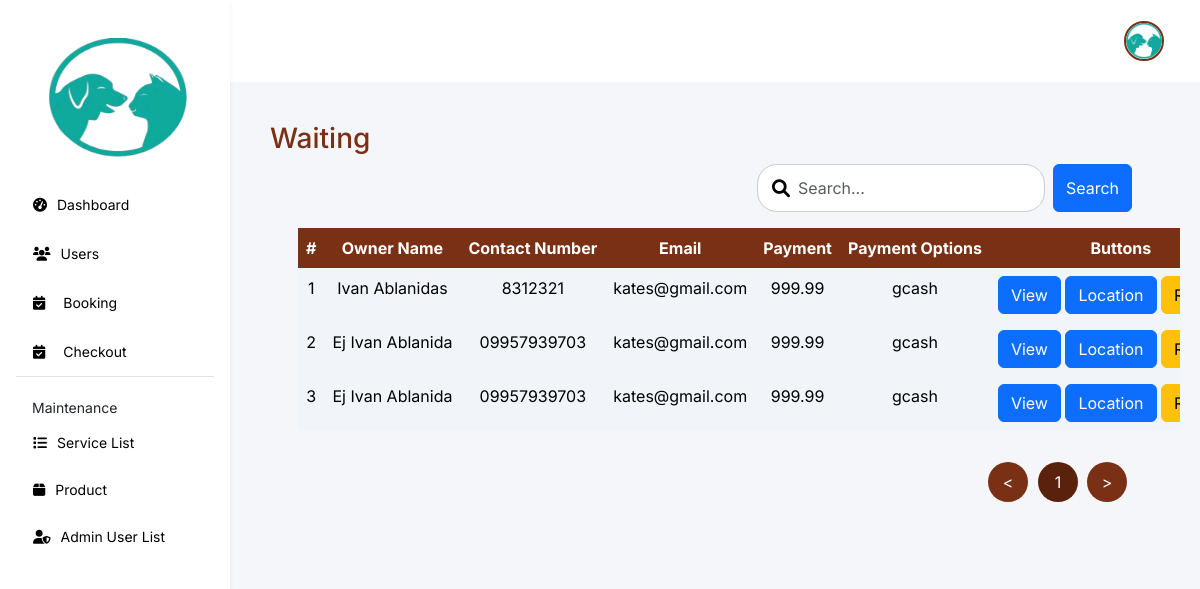
Screenshot of /features/admin/web/api/app-waiting.php (signed in) with the database file from the repository.
### tables this page shows
CREATE TABLE `appointment` (
  `id` int(11) NOT NULL,
  `status` enum('pending','waiting','on-going','finish','cancel') NOT NULL DEFAULT 'pending',
  `owner_name` varchar(255) NOT NULL,
  `contact_num` varchar(20) NOT NULL,
  `email` varchar(255) NOT NULL,
  `barangay` varchar(255) DEFAULT NULL,
  `pet_type` varchar(50) NOT NULL,
  `breed` varchar(100) DEFAULT NULL,
  `age` int(11) DEFAULT NULL,
  `service_category` varchar(50) NOT NULL,
  `service` varchar(255) NOT NULL,
  `payment_option` varchar(50) DEFAULT NULL,
  `payment` decimal(10,2) NOT NULL,
  `appointment_time` time NOT NULL,
  `appointment_date` date NOT NULL,
  `created_at` timestamp NOT NULL DEFAULT current_timestamp(),
  `latitude` decimal(10,8) DEFAULT NULL,
  `longitude` decimal(11,8) DEFAULT NULL,
  `add_info` varchar(255) NOT NULL,
  `gcash_image` varchar(255) DEFAULT NULL,
  `gcash_reference` varchar(255) DEFAULT NULL
);

### features/admin/web/api/app-waiting.php (the view, shortened to what this page needs)
<?php
    require '../../../../db.php';
    $search = isset($_GET['search']) ? $_GET['search'] : '';
    $page = isset($_GET['page']) ? (int)$_GET['page'] : 1;
    $limit = 10;
    $offset = ($page - 1) * $limit;
    $sql = "SELECT * FROM appointment WHERE status = 'waiting'";
    $sql .= " LIMIT $limit OFFSET $offset";
    $result = $conn->query($sql);
    $countSql = "SELECT COUNT(*) as total FROM appointment WHERE status = 'waiting'";
    $totalResult = $conn->query($countSql);
    $totalRow = $totalResult->fetch_assoc();
    $totalPages = ceil($totalRow['total'] / $limit);
?>
<!DOCTYPE html>
<html lang="en">
<head>
    <link rel="stylesheet" href="https://cdnjs.cloudflare.com/ajax/libs/font-awesome/6.0.0-beta3/css/all.min.css">
    <link href="https://cdn.jsdelivr.net/npm/bootstrap@5.3.3/dist/css/bootstrap.min.css" rel="stylesheet">
    <link rel="stylesheet" href="../../css/app-req.css">
    <link rel="stylesheet" href="https://cdnjs.cloudflare.com/ajax/libs/sweetalert/1.1.3/sweetalert.min.css">
</head>
<body>
    <div class="navbar flex-column bg-white shadow-sm p-3 collapse d-md-flex" id="navbar">
        <div class="navbar-links">
            <a class="navbar-brand d-none d-md-block logo-container" href="#">
                <img src="../../../../assets/img/logo.png" alt="Logo">
            </a>
            <a href="admin.php">
                <i class="fa-solid fa-tachometer-alt"></i>
                <span>Dashboard</span>
            </a>
            <a href="users.php">
                <i class="fa-solid fa-users"></i>
                <span>Users</span>
            </a>
            <div class="dropdown">
                <a href="#" class="d-flex align-items-center" id="checkoutDropdowns" data-bs-toggle="dropdown" aria-expanded="false">
                    <i class="fa-solid fa-calendar-check"></i>
                    <span class="ms-2">Booking</span>
                </a>
            </div>
            <div class="dropdown">
                <a href="#" class="d-flex align-items-center" id="checkoutDropdown" data-bs-toggle="dropdown" aria-expanded="false">
                    <i class="fa-solid fa-calendar-check"></i>
                    <span class="ms-2">Checkout</span>
                </a>
            </div>
            <div class="maintenance">
                <p class="maintenance-text">Maintenance</p>
                <a href="service-list.php">
                    <i class="fa-solid fa-list"></i>
                    <span>Service List</span>
                </a>
                <a href="product.php">
                    <i class="fa-solid fa-box"></i>
                    <span>Product</span>
                </a>
                <a href="admin-user.php">
                    <i class="fa-solid fa-user-shield"></i>
                    <span>Admin User List</span>
                </a>
            </div>
        </div>
    </div>
    <div class="content flex-grow-1">
        <div class="header">
            <div class="profile-admin">
                <div class="dropdown">
                    <button class="" type="button" data-bs-toggle="dropdown" aria-expanded="false">
                        <img src="../../../../assets/img/vet logo.png"
                            style="width: 40px; height: 40px; object-fit: cover;">
                    </button>
                </div>
            </div>
        </div>
        <div class="app-req">
            <h3>Waiting</h3>
            <div class="walk-in px-lg-5">
                <div class="mb-3 x d-flex">
                <div class="search w-100 d-flex justify-content-end">
                    <form method="GET" action="">
                        <div class="search-bars d-flex justify-content-end">
                            <i class="fa fa-search"></i>
                            <div class="d-flex gap-2">
                                <input type="text" class="form-control" placeholder="Search..." id="search-input" name="search" value="<?php echo isset($_GET['search']) ? $_GET['search'] : ''; ?>">
                                <button class="btn btn-primary" type="submit">Search</button>
                            </div>
                        </div>
                    </form>
                    </div>
                </div>
            </div>
            <div class="table-wrapper px-lg-5">
            <table class="table table-hover table-remove-borders">
                    <thead class="thead-light">
                        <tr>
                            <th>#</th>
                            <th>Owner Name</th>
                            <th>Contact Number</th>
                            <th>Email</th>
                            <th>Payment</th>
                            <th>Payment Options</th>
                            <th>Buttons</th>
                        </tr>
                    </thead>
                    <tbody>
                        <?php
                        if ($result->num_rows > 0) {
                            $index = 1;
                            while ($row = $result->fetch_assoc()) {
                                echo "<tr>";
                                echo "<td>{$index}</td>";
                                echo "<td>{$row['owner_name']}</td>";
                                echo "<td>{$row['contact_num']}</td>";
                                echo "<td>{$row['email']}</td>";
                                echo "<td>{$row['payment']}</td>";
                                echo "<td>{$row['payment_option']}</td>";
                                echo "<td>
                                <button class='btn btn-primary' data-bs-toggle='modal' data-bs-target='#viewModal' onclick='viewAdditionalInfo({$row['id']}, \"{$row['barangay']}\", \"{$row['pet_type']}\", \"{$row['breed']}\", \"{$row['age']}\", \"{$row['service']}\", \"" . date('F j, Y', strtotime($row['appointment_date'])) . "\", \"{$row['add_info']}\")'>View</button>
                                        <button class='btn btn-primary' data-bs-toggle='modal' data-bs-target='#locationModal' onclick='showMap({$row['latitude']}, {$row['longitude']})'>Location</button>
                                        <button class='btn btn-warning' data-bs-toggle='modal' data-bs-target='#gcashModal' onclick='showGcashImage(\"" . addslashes($row['gcash_image']) . "\")'>Receipt</button>
                                    </td>";
                                echo "</tr>";
                                $index++;
                            }
                        } else {
                            echo "<tr><td colspan='14' class='text-center'>No pending appointments found</td></tr>";
                        }
                        ?>
                    </tbody>
                </table>
            </div>
            <ul class="pagination justify-content-end mt-3 px-lg-5" id="paginationControls">
                <li class="page-item prev <?php echo ($page <= 1) ? 'disabled' : ''; ?>">
                    <a class="page-link" href="?page=<?php echo $page - 1; ?>&search=<?php echo urlencode($search); ?>" data-page="prev">&lt;</a>
                </li>
                <ul class="pagination" id="pageNumbers">
                    <?php
                    for ($i = 1; $i <= $totalPages; $i++) {
                        echo "<li class='page-item " . ($i == $page ? 'active' : '') . "'>
                                <a class='page-link' href='?page=$i&search=" . urlencode($search) . "'>$i</a>
                            </li>";
                    }
                    ?>
                </ul>
                <li class="page-item next <?php echo ($page >= $totalPages) ? 'disabled' : ''; ?>">
                    <a class="page-link" href="?page=<?php echo $page + 1; ?>&search=<?php echo urlencode($search); ?>" data-page="next">&gt;</a>
                </li>
            </ul>
        </div>
    </div>
</body>
</html>

### features/admin/css/app-req.css (style rules this page uses)
* { font-family: "Inter", sans-serif; font-optical-sizing: auto; font-style: normal; margin: 0; }
body { margin: 0; padding: 0; display: flex; }
.navbar { height: 100vh; background-color: #FFFFFF; display: flex; flex-direction: column; align-items: start; padding: 20px; box-shadow: 2px 0 5px rgba(0, 0, 0, 0.1); min-width: 230px; }
.navbar a { color: #000; padding: 12px 15px; text-decoration: none; width: 100%; display: flex; align-items: center; gap: 10px; font-size: 14px !important; margin: 2px; }
.navbar-brand { padding: 0 !important; }
.navbar-brand img { display: block; justify-content: center; align-items: center; width: 70%; height: 15vh; margin: 20px 0 20px 30px; }
.navbar-links { display: flex; flex-direction: column; width: 100%; }
.content { flex-grow: 1; background-color: #F5F6FA; overflow-x: auto; }
.header { display: flex; align-items: center; padding: 20px; justify-content: space-between; background-color: #FFFFFF !important; }
.header button { margin-right: 10px; }
.profile-admin { display: flex; align-items: center; margin-left: auto; gap: 5px; }
.profile-admin img { width: 40px; height: 40px; border-radius: 50%; margin-right: 10px; border: 2px solid #7A3015; }
.profile-admin button { background-color: transparent; border: none; font-size: 20px; display: flex; margin: auto; }
.maintenance { border-top: 1px solid #e4e0e0; }
.maintenance p { margin: 0; font-size: 14px; padding-left: 16px; margin-top: 20px; }
.app-req { padding: 10px 20px; overflow-x: auto; }
.app-req h3 { padding: 30px 0 0 20px !important; color: #7A3015; }
.table-remove-borders th, .table-remove-borders td { border: none !important; white-space: nowrap; text-align: center; }
.table-remove-borders th { background-color: #7A3015; color: #fff; }
.table-remove-borders td { background-color: #F1F5F9 !important; }
.table-wrapper { overflow-x: auto; }
.pagination { display: flex !important; justify-content: center; }
.pagination .page-item { margin: 0 5px; display: flex; }
.pagination .page-link { color: #000; }
.walk-in .search-bars { width: auto; }
.search-bars { flex-grow: 1; display: flex; justify-content: start; align-items: center; position: relative; }
.search-bars input { height: 6vh; font-size: 16px; border: 1px solid #ccc; border-radius: 20px; padding-left: 40px; }
.search-bars i { position: absolute; left: 10px; font-size: 18px; color: #000; padding: 5px; }
.x { display: grid; justify-content: space-between !important; gap: 10px; }
.pagination .page-item .page-link { border-radius: 50%; background-color: #7A3015; color: white; width: 40px; height: 40px; display: flex; justify-content: center; align-items: center; border: none; }
.pagination .page-item.active .page-link { background-color: #5a220d; border-color: #5a220d; }
.dropdown button { align-items: center; }

### rows the page displays
appointment: owner_name "Ivan Ablanidas", contact_num "8312321", email "kates@gmail.com", payment "999.99", payment_option "gcash"
appointment: owner_name "Ej Ivan Ablanida", contact_num "09957939703", email "kates@gmail.com", payment "999.99", payment_option "gcash"
appointment: owner_name "Ej Ivan Ablanida", contact_num "09957939703", email "kates@gmail.com", payment "999.99", payment_option "gcash"
